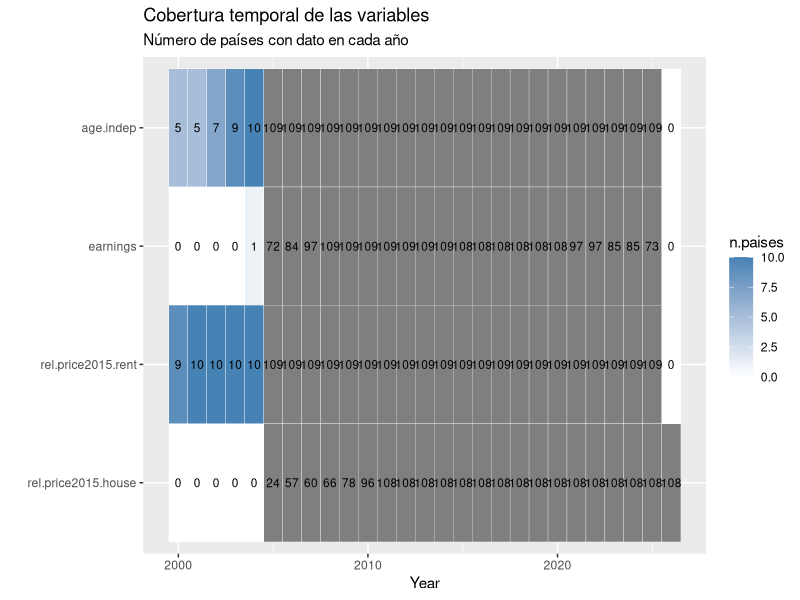
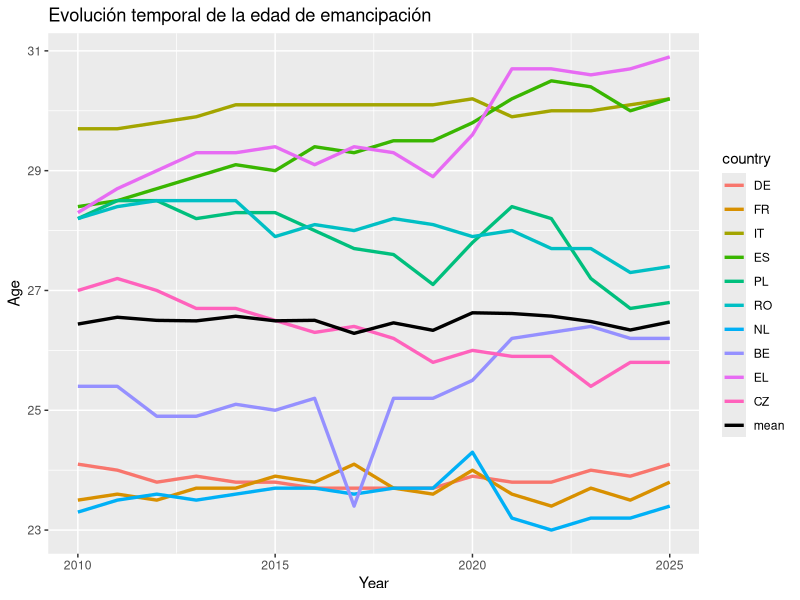
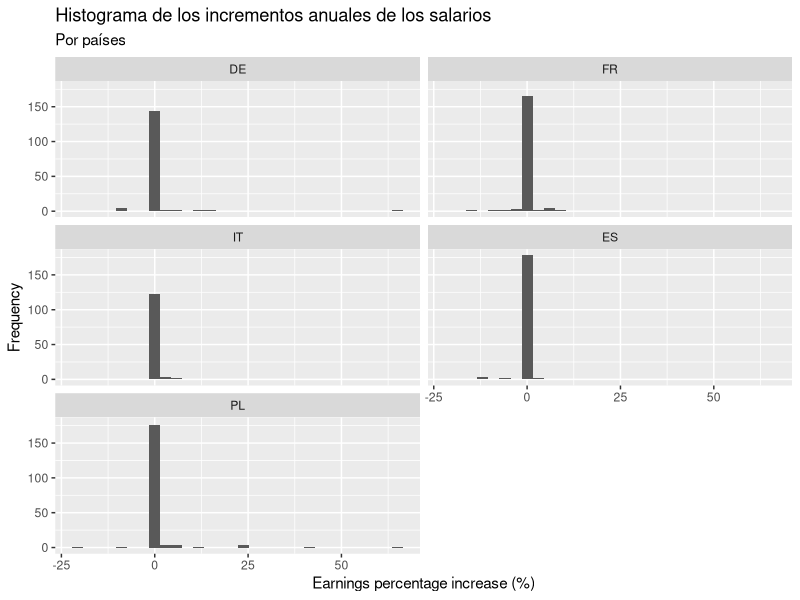
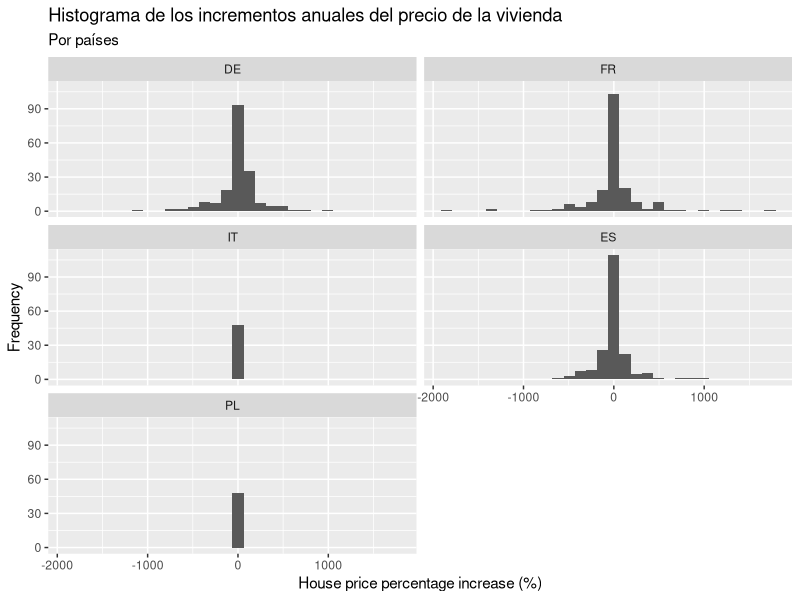
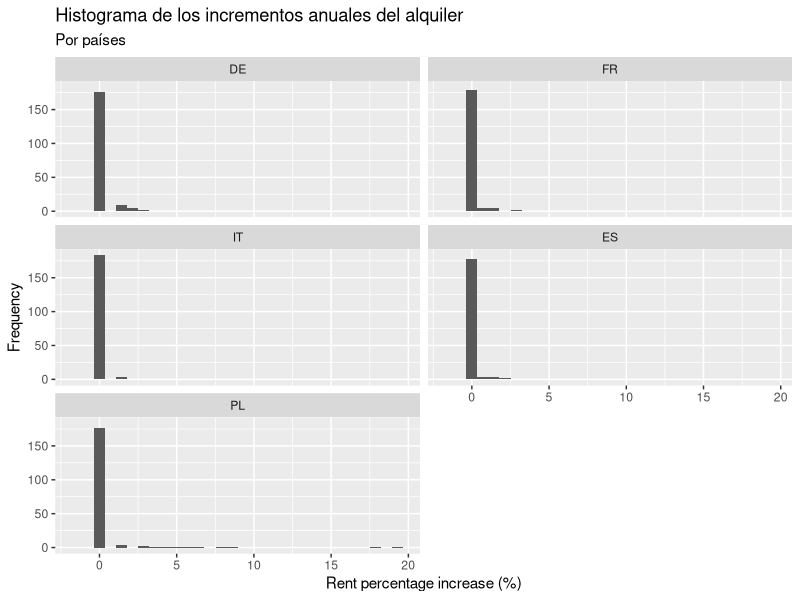
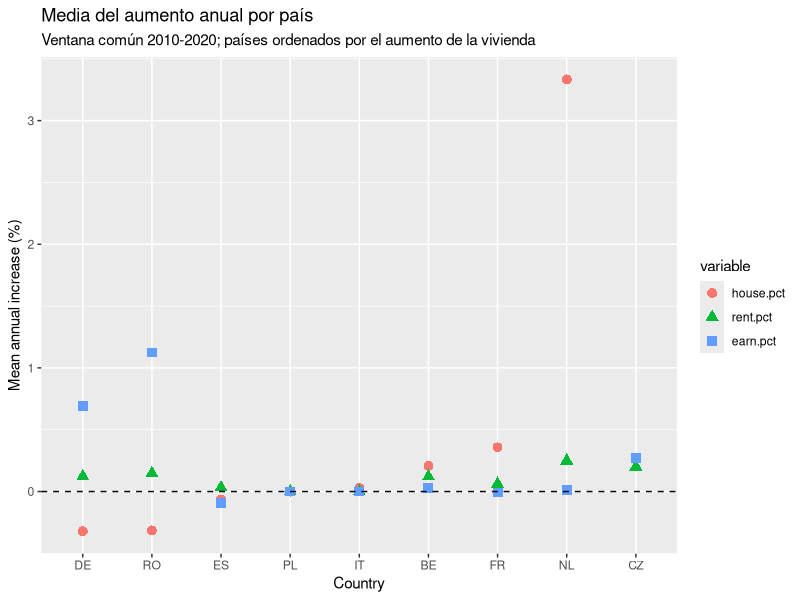
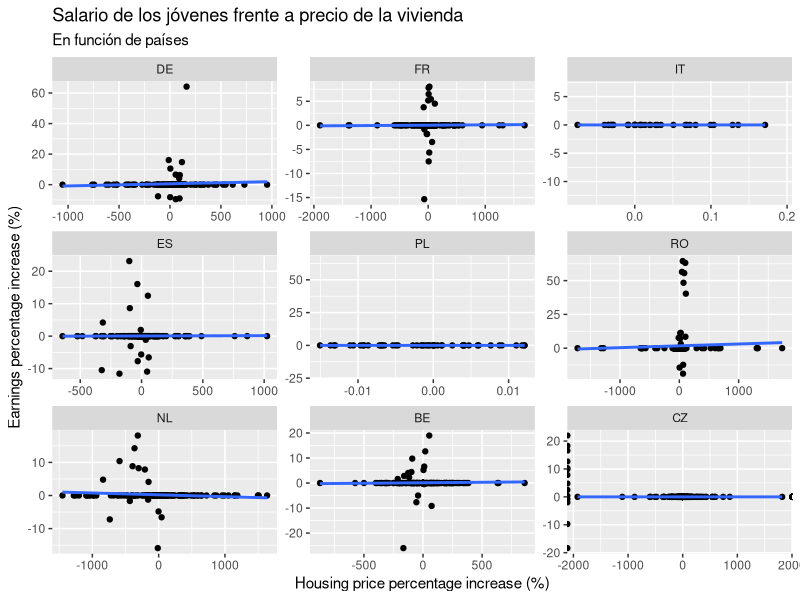
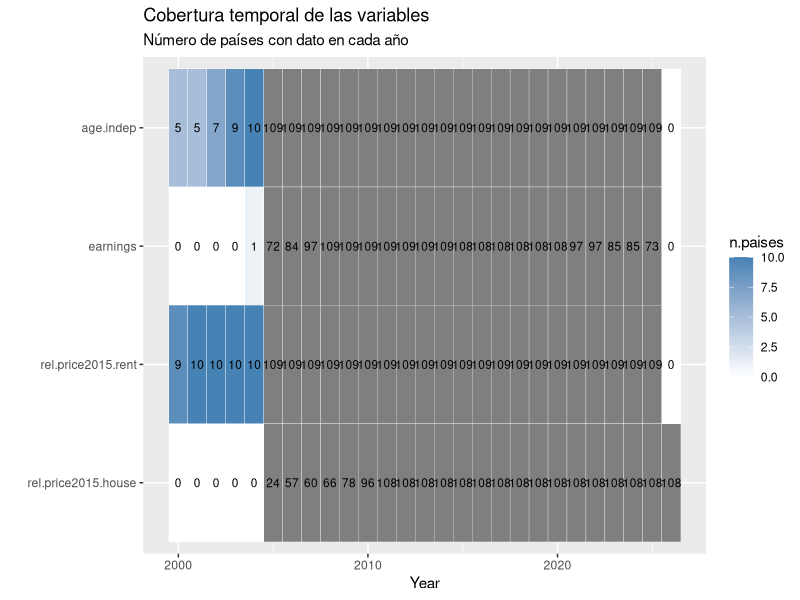

Here is the R script that generated these plots, in order: (Note: this script raises an error after producing the figures.)
## ---- chunk 1
knitr::opts_chunk$set(fig.width = 6, fig.height = 4, out.width = '100%',
                      echo = FALSE, message = FALSE, warning = FALSE)
# Tamaño por defecto de las figuras: 6.5 x 4.5 pulgadas, ajustadas al ancho del texto de la plantilla MDPI
## ---- chunk 2
library(readr)
library(stringr)
library(dplyr)
library(tidyr)
library(magrittr)
library(lubridate)
library(ggplot2)
library(GGally)
## ---- chunk 3
# Cargamos el dataframe
poblacion <- read_tsv('data/poblacion_paises.tsv')

# Limpiamos los nombres de la variable country para obtener los nombres de los paises
colnames(poblacion)[1] <- 'country'
poblacion %<>% mutate(country = sub("^.*,", "", country)) %>% mutate(across(-1, ~ as.numeric(gsub('[^0-9.]', '', .x))))

# Calculamos la media poblacional de cada pais desde el 2000 hasta hoy
poblacion %<>% transmute(country, population = rowMeans(select(., -country), na.rm = TRUE))

# Ordenamos los paises de mayor a menor poblacion
# Eliminamos algunos que no pertenecen politicamente a Europa
poblacion %<>% arrange(desc(population)) %>% filter(!(country %in% c('RU', 'UA', 'DE_TOT', 'TR', 'FX', 'BY', 'AZ', 'UK')))

# Nos quedamos con los nombres de los 10 primeros
mas.poblacion10 <- poblacion$country[1:10]

# Nos quedamos con los nombres de los 5 primeros
mas.poblacion5 <- poblacion$country[1:5]
## ---- chunk 4
# Cargamos el dataframe
indep.resid <- read_tsv('data/edad_independencia_residencial.tsv')

# La primera columna viene con los valores de sex y country, por lo que hay que separarlos
colnames(indep.resid)[1] <- 'sex.country'
indep.resid %<>% mutate(sex.country = sub("^.*,([^,]*,[^,]*)$", "\\1", sex.country)) %>% separate(sex.country, into = c('sex', 'country'), sep = ',') %>% mutate(sex = factor(sex))

# Aqui pasamos los valores de edad de emancipacion en funcion de año a formato tidy
# Filtramos para quedarnos con sex = 'T', el total, ya que no nos interesa la diferenciacion por sexos
# Nos quedamos con los 10 paises mas poblados
indep.resid %<>% mutate(across(c(-1, -2), ~ as.numeric(gsub('[^0-9.]', '', .x)))) %>% pivot_longer(cols = c(-1, -2), names_to = 'year', values_to = 'age.indep') %>% mutate(year = as.numeric(year)) %>% filter(sex == 'T' & country %in% mas.poblacion10) %>% select(-sex) %>% mutate(country = factor(country, levels = mas.poblacion10, labels = mas.poblacion10))
## ---- chunk 5
precio.vivienda <- read_tsv('data/precio_vivienda.tsv')

colnames(precio.vivienda)[1] <- 'country'
precio.vivienda %<>% mutate(country = sub(".*,", "", country))

precio.vivienda %<>% mutate(across(-1, ~ as.numeric(gsub('[^0-9.]', '', .x)))) %>% pivot_longer(cols = -1, names_to = 'year.quadri', values_to = 'rel.price2015.house')

# Como el indice viene por cuatrimestres, nos quedamos con 1 solo valor, el correspondiente al cuatrimestre 1
precio.vivienda %<>% separate(year.quadri, into = c('year', 'quadri'), sep = '-') %>% mutate(quadri = factor(quadri, ordered=TRUE)) %>% mutate(year = as.numeric(year)) %>% filter(country %in% mas.poblacion10 & quadri == 'Q1') %>% select(-quadri) %>% mutate(country = factor(country, levels = mas.poblacion10, labels = mas.poblacion10))
## ---- chunk 6
precio.alquiler <- read_tsv('data/precio_alquiler.tsv')

colnames(precio.alquiler)[1] <- 'country'
precio.alquiler %<>% mutate(country = sub(".*,", "", country))

precio.alquiler %<>% mutate(across(-1, ~ as.numeric(gsub('[^0-9.]', '', .x)))) %>% pivot_longer(cols = -1, names_to = 'year', values_to = 'rel.price2015.rent') %>% mutate(year = as.numeric(year)) %>% filter(country %in% mas.poblacion10) %>% mutate(country = factor(country, levels = mas.poblacion10, labels = mas.poblacion10))
## ---- chunk 7
salarios2 <- read_tsv('data/salarios2.tsv')

# Este dataframe ha sido obtenido de otra fuente
# Por eso los nombres de los paises vienen en otro formato y hay que hacer el filtrado manualmente otra vez 
salarios2 %<>% transmute(country = ref_area.label, year = time, earnings = 0.9*obs_value, source = factor(source.label))
names.country <- c('Germany', 'France', 'Italy', 'Spain', 'Poland', 'Romania', 'Netherlands', 'Belgium', 'Greece', 'Czechia')
names.country %in% salarios2$country
salarios2 %<>% filter(country %in% names.country) %>% mutate(country = factor(country, levels = names.country, labels = mas.poblacion10))

# En algunos paises se ha cambiado el metodo de cuantificar los salarios, por lo que hay saltos muy grandes de un año a otro
# Identificamos los paises en los que ha pasado esto
major.source <- salarios2 %>% count(country, source) %>% group_by(country) %>% arrange(desc(n)) %>% slice(1) %>% mutate(major.source = source) %>% select(c(-source, -n))

# Para no estropear la tendencia temporal, nos quedamos con los datos correspondientes a 1 solo metodo, del que mas observaciones haya
salarios2 %<>% full_join(major.source) %>% mutate(earnings = ifelse(source == major.source, earnings, NA)) %>% select(c(-major.source, -source))
## ---- chunk 8
# Juntamos todas las variables en un dataframe por paises y años
jovenes.df <- indep.resid %>% full_join(salarios2) %>% full_join(precio.alquiler) %>% full_join(precio.vivienda) 
## ---- chunk 9
sumario.jovenes <- data.frame(variable = colnames(jovenes.df))
sumario.jovenes$type <- sapply(jovenes.df, function(x) class(x)[1])
sumario.jovenes$levels <- sapply(jovenes.df, function(x) length(unique(x)))
sumario.jovenes$topLevel <- sapply(jovenes.df, function(x) names(which.max(table(x))))
sumario.jovenes$topCount <- sapply(jovenes.df, function(x) max(table(x)))
sumario.jovenes$topFrac <- sumario.jovenes$topCount / nrow(jovenes.df)
sumario.jovenes$missFreq <- sapply(jovenes.df, function(x) sum(is.na(x)))
sumario.jovenes$missFrac <- sumario.jovenes$missFreq / nrow(jovenes.df)

sumario.jovenes
## ---- chunk 10
dim(jovenes.df)
# Numero de registros y de variables

vars.num <- setdiff(colnames(jovenes.df)[sapply(jovenes.df, is.numeric)], 'year')
vars.num
# Variables cuantitativas continuas. 'country' es cualitativa nominal y 'year' es cuantitativa discreta (indice temporal)

por.var <- function(f) unname(sapply(jovenes.df[vars.num], f))
# Aplica una funcion a cada variable numerica y devuelve un vector sin nombres
## ---- chunk 11
cobertura <- jovenes.df %>% group_by(year) %>% summarise(across(all_of(vars.num), ~ sum(!is.na(.x)))) %>% pivot_longer(-year, names_to = 'variable', values_to = 'n.paises') %>% mutate(variable = factor(variable, levels = rev(vars.num)))

ggplot(cobertura, aes(x = year, y = variable, fill = n.paises)) + geom_tile(color = 'white') + geom_text(aes(label = n.paises), size = 3) + scale_fill_gradient(low = 'white', high = 'steelblue', limits = c(0, length(unique(jovenes.df$country)))) + labs(title = 'Cobertura temporal de las variables', subtitle = 'Número de países con dato en cada año') + xlab('Year') + ylab('')
ggsave('results/univ_cobertura.pdf', width = 14, height = 10, dpi = 300)
## ---- chunk 12
# Limitamos el estudio desde el 2010 hasta el 2025
jovenes.df %<>% filter(year >= 2010 & year <= 2025)

# Obtenemos el primer año en el que comienzan las medidas de salarios y precios
# Tomamos este año como valor de referencia para poder compararlos luego mas facilmente
year.start <- jovenes.df %>% group_by(country) %>% arrange(year) %>% select(c(country, year, rel.price2015.rent, rel.price2015.house, earnings)) %>%  filter(if_all(everything(), ~ !is.na(.x))) %>% slice(1) %>% ungroup() %>% transmute(country, year.start = year)

jovenes.df <- full_join(jovenes.df, year.start)

# Ahora tomamos, para cada variable, un valor de 100 en el año de referencia, asi las podremos comparar mejor graficamente
jovenes.df %<>% group_by(country) %>% mutate(earnings = earnings/earnings[year == unique(year.start)]*100, price.rent = rel.price2015.rent/rel.price2015.rent[year == unique(year.start)]*100, price.house = rel.price2015.house/rel.price2015.house[year == unique(year.start)]*100) %>% select(c(-year.start, -rel.price2015.rent, -rel.price2015.house)) %>% ungroup()

# Calculamos los salarios en proporcion al precio de la vivienda y a los alquileres, respectivamente
jovenes.df %<>% mutate(earn.prop.house = earnings/price.house*100, earn.prop.rent = earnings/price.rent*100)

# Calculamos el aumento porcentual de los salarios, alquileres y precio de la vivienda para cada año
jovenes.df %<>%
  group_by(country) %>%
  arrange(year, .by_group = TRUE) %>%
  mutate(
    age.diff = age.indep - lag(age.indep),
    earn.diff = earnings - lag(earnings),
    house.diff = price.house - lag(price.house),
    rent.diff = price.rent - lag(price.rent)
  ) %>%
  ungroup()
## ---- chunk 13
# Calculamos ahora cuales son las variables cuantitativas continuas tras las transformaciones
vars.num <- setdiff(colnames(jovenes.df)[sapply(jovenes.df, is.numeric)], 'year')
vars.num
## ---- chunk 14
mystats <- function(x, na.omit = TRUE) {
  if (na.omit) x <- x[!is.na(x)]
  m <- mean(x)
  n <- length(x)
  s <- sd(x)
  skew <- sum((x - m)^3 / s^3) / n
  kurt <- sum((x - m)^4 / s^4) / n - 3
  return(c(n = n, mean = m, trimmed = mean(x, trim = 0.1), median = median(x), min = min(x), q1 = quantile(x, 0.25, names = FALSE), q3 = quantile(x, 0.75, names = FALSE), max = max(x), stdev = s, var = var(x), mad = mad(x), IQR = IQR(x), skew = skew, kurtosis = kurt))
}
# Funcion del Tema 6 (asimetria y curtosis en exceso), ampliada con media recortada (10%), cuartiles, rango intercuartilico y MAD

estad <- sapply(jovenes.df[vars.num], mystats)

t(round(estad[c('n', 'mean', 'trimmed', 'median', 'min', 'q1', 'q3', 'max'), ], 2))
# Tendencia central y posicion

t(round(estad[c('stdev', 'var', 'mad', 'IQR', 'skew', 'kurtosis'), ], 2))
# Dispersion y forma (skew > 0: cola larga a la derecha; kurtosis > 0: colas mas pesadas que la normal)
## ---- chunk 15
age.mean <- jovenes.df %>% group_by(year) %>% summarise(age.mean = mean(age.indep, na.rm = TRUE), .groups = "drop")
ggplot() + geom_line(data = jovenes.df, mapping = aes(x = year, y = age.indep, color = country), linewidth = 1.15, na.rm = TRUE) + geom_line(data = age.mean, mapping = aes(x = year, y = age.mean, color = 'mean'), linewidth = 1.15, na.rm = TRUE) +
  scale_color_manual(values = c(setNames(scales::hue_pal()(length(unique(jovenes.df$country))), unique(jovenes.df$country)), "mean" = "black")) +
  labs(title = 'Evolución temporal de la edad de emancipación') + xlab('Year') + ylab('Age')
ggsave('results/edad_emancipacion.pdf', width = 14, height = 10, dpi = 300)
## ---- chunk 16
media.edad <- jovenes.df %>% group_by(country) %>% summarise(n.years = n(), media = round(mean(age.indep, na.rm = TRUE),2), media.pct = round(mean(age.diff, na.rm = TRUE),2), total.dif = age.indep[length(age.indep)]-age.indep[1], .groups = 'drop') %>% as.data.frame()
media.edad
# Media anual de cada pais de la edad de emancipación
## ---- chunk 17
paises.excluir <- character(0)
# Paises que se quieran dejar fuera del estudio (por ejemplo, uno con una serie muy corta que acorte la ventana comun). Grecia ya queda fuera porque no tiene serie de vivienda

aumentos <- jovenes.df %>% filter(!country %in% paises.excluir) %>% select(country, year, earnings, price.rent, price.house, earn.pct = earn.diff, rent.pct = rent.diff, house.pct = house.diff)
# Aumento porcentual: la propia .diff (variacion anual del indice, que vale 100 en el año base)

vars.pct <- c('house.pct', 'rent.pct', 'earn.pct')
# Variables del estudio: aumento porcentual de la vivienda, del alquiler y de los salarios

rango.paises <- aumentos %>% filter(!is.na(earnings) & !is.na(price.rent) & !is.na(price.house)) %>% group_by(country) %>% summarise(primero = min(year), ultimo = max(year), .groups = 'drop') %>% as.data.frame()
# Primer y ultimo año con las tres series disponibles en cada pais

year.ini <- max(rango.paises$primero)
year.fin <- min(rango.paises$ultimo)
c(year.ini = year.ini, year.fin = year.fin)
# Ventana comun: desde el ultimo de los primeros años hasta el primero de los ultimos

aum.comun <- aumentos %>% filter(year > year.ini & year <= year.fin) %>% filter(if_all(all_of(vars.pct), ~ !is.na(.x)))
# Variaciones anuales dentro de la ventana comun (la primera es la de year.ini + 1) y sin datos ausentes

aum.comun %>% count(country) %>% as.data.frame()
## ---- chunk 18
jovenes.df %>% filter(country %in% mas.poblacion5) %>% ggplot(aes(x=earn.diff)) +  geom_histogram(bins = 30, na.rm = TRUE) + facet_wrap(~country, nrow = 3)+ xlab('Earnings percentage increase (%)') + ylab('Frequency') + labs(title = 'Histograma de los incrementos anuales de los salarios', subtitle = 'Por países')
## ---- chunk 19
jovenes.df %>% filter(country %in% mas.poblacion5) %>% ggplot(aes(x=house.diff)) +  geom_histogram(bins = 30, na.rm = TRUE) + facet_wrap(~country, nrow = 3)+ xlab('House price percentage increase (%)') + ylab('Frequency') + labs(title = 'Histograma de los incrementos anuales del precio de la vivienda', subtitle = 'Por países')
## ---- chunk 20
jovenes.df %>% filter(country %in% mas.poblacion5) %>% ggplot(aes(x=rent.diff)) +  geom_histogram(bins = 30, na.rm = TRUE) + facet_wrap(~country, nrow = 3)+ xlab('Rent percentage increase (%)') + ylab('Frequency') + labs(title = 'Histograma de los incrementos anuales del alquiler', subtitle = 'Por países')
## ---- chunk 21
medias.pais <- aum.comun %>% group_by(country) %>% summarise(n.years = n(), across(all_of(vars.pct), mean), .groups = 'drop') %>% mutate(earn.menos.house = earn.pct - house.pct, earn.menos.rent = earn.pct - rent.pct) %>% as.data.frame()
medias.pais %>% mutate(across(-c(country, n.years), ~ round(.x, 2)))
# Media anual de cada pais en la ventana comun y diferencias entre variables
## ---- chunk 22
pares <- list(c('earn.pct', 'house.pct'), c('earn.pct', 'rent.pct'))

data.frame(par = sapply(pares, paste, collapse = ' vs '), paises.mayor = sapply(pares, function(p) sum(medias.pais[[p[1]]] > medias.pais[[p[2]]])), n.paises = nrow(medias.pais))
# paises.mayor: numero de paises en los que la media de la primera variable es mayor que la de la segunda
## ---- chunk 23
medias.long <- medias.pais %>% pivot_longer(all_of(vars.pct), names_to = 'variable', values_to = 'media') %>% mutate(country = factor(country, levels = as.character(medias.pais$country[order(medias.pais$house.pct)])), variable = factor(variable, levels = vars.pct))

ggplot(medias.long, aes(x = country, y = media, color = variable, shape = variable)) + geom_point(size = 3) + geom_hline(yintercept = 0, linetype = 2) + labs(title = 'Media del aumento anual por país', subtitle = paste0('Ventana común ', year.ini, '-', year.fin, '; países ordenados por el aumento de la vivienda')) + xlab('Country') + ylab('Mean annual increase (%)')
ggsave('results/univ_aumentos_medias.pdf', width = 14, height = 10, dpi = 300)
## ---- chunk 24
jovenes.df %>% filter(country != 'EL') %>% ggplot(aes(x = house.diff, y = earn.diff)) + geom_point(na.rm = TRUE) + 
   geom_smooth(method = "lm", se = FALSE, na.rm = TRUE) + facet_wrap(.~country, nrow = 4, scales = 'free') + ylab('Earnings percentage increase (%)') + xlab('Housing price percentage increase (%)') + labs(title = 'Salario de los jóvenes frente a precio de la vivienda', subtitle = 'En función de países')
## ---- chunk 25
jovenes.df %>% filter(country != 'EL') %>% group_by(country) %>% summarise(cor.pearson = cor(earn.diff, house.diff, method = 'pearson', use = 'complete.obs'), cor.spearman = cor(earn.diff, house.diff, method = 'spearman', use = 'complete.obs'))
## ---- chunk 26
jovenes.df %>% filter(country != 'EL') %>% group_by(country) %>% summarise(slope = lm(earn.diff ~ house.diff)[[1]][2])
## ---- chunk 27
jovenes.df %>% filter(country != 'EL') %>% ggplot(aes(x = rent.diff, y = earn.diff)) + geom_point(na.rm = TRUE) + 
  geom_smooth(method = "lm", se = FALSE, na.rm = TRUE) + facet_wrap(.~country, nrow = 4, scales = 'free') + ylab('Earnings percentage increase (%)') + xlab('Rent percentage increase (%)') + labs(title = 'Salario de los jóvenes frente a precio del alquiler', subtitle = 'En función de países')
## ---- chunk 28
jovenes.df %>% filter(country != 'EL') %>% group_by(country) %>% summarise(cor.pearson = cor(earn.diff, rent.diff, method = 'pearson', use = 'complete.obs'), cor.spearman = cor(earn.diff, rent.diff, method = 'spearman', use = 'complete.obs'))
## ---- chunk 29
jovenes.df %>% filter(country != 'EL') %>% group_by(country) %>% summarise(slope = lm(earn.diff ~ rent.diff)[[1]][2])
## ---- chunk 30
ggplot(data = filter(jovenes.df, country != 'EL', year >= 2005 & year <= 2025)) + 
  geom_line(aes(x = year, y = earnings, color = 'earnings'), linewidth = 1, na.rm = TRUE) + 
  geom_line(aes(x = year, y = price.house, color = 'house buying'), linewidth = 1, linetype = 2, na.rm = TRUE) + 
  geom_line(aes(x = year, y = price.rent, color = 'rent'), linewidth = 1, linetype = 3, na.rm = TRUE) + facet_wrap(.~country, nrow = 4, scales = 'free_y') + labs(title = 'Evolución porcentual del salario de los jóvenes, precio de la vivienda y precio del alquiler', subtitle = 'En función de países') + xlab('Year') + ylab('Percentage increase (%)')
ggsave('results/viviendas_salarios.pdf', width = 14, height = 10, dpi = 300)
## ---- chunk 31
ggplot(data = filter(jovenes.df, country != 'EL', year >= 2005 & year <= 2025)) + 
  geom_line(aes(x = year, y = earn.prop.house, color = 'by house prices'), linewidth = 1, na.rm = TRUE) + 
  geom_line(aes(x = year, y = earn.prop.rent, color = 'by rent'), linewidth = 1, na.rm = TRUE) + facet_wrap(.~country, nrow = 4, scales = 'free_y') + labs(title = 'Evolución del salario real en proporción al precio de la vivienda y del alquiler', subtitle = 'En función de países') + xlab('Year') + ylab('Percentage increase (%)')
ggsave('results/proporcion_salario.pdf', width = 14, height = 10, dpi = 300)
